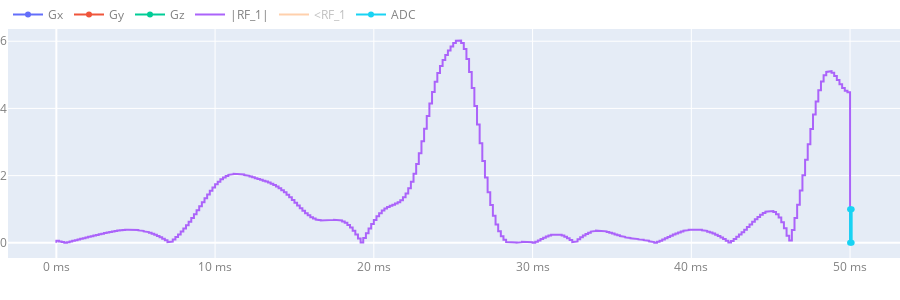

Notebook cell for this chart:
### Code cell
# plot
p1 = plot_seq(seq; slider = false, height = 300, max_rf_samples=Inf)

### Figure 1 — Plotly figure (JSON) as saved in the notebook; plotly's stock layout.template omitted (floating-point values rounded to 4 significant figures; data arrays with more than 128 entries replaced by an {"elided": "..."} marker saying what was removed)
{"data": [{"hovertemplate": "(%{x:.4f} ms, %{y:.2f} mT/m)", "name": "Gx", "type": "scatter", "x": [0, 0, 0, 0, 0, 0, 0, 0, 0, 0, 50, 50, 50, 50, 50], "y": [null, null, null, null, null, null, null, null, null, null, null, null, null, null, null]}, {"hovertemplate": "(%{x:.4f} ms, %{y:.2f} mT/m)", "name": "Gy", "type": "scatter", "x": [0, 0, 0, 0, 0, 0, 0, 0, 0, 0, 50, 50, 50, 50, 50], "y": [null, null, null, null, null, null, null, null, null, null, null, null, null, null, null]}, {"hovertemplate": "(%{x:.4f} ms, %{y:.2f} mT/m)", "name": "Gz", "type": "scatter", "x": [0, 0, 0, 0, 0, 0, 0, 0, 0, 0, 50, 50, 50, 50, 50], "y": [null, null, null, null, null, null, null, null, null, null, null, null, null, null, null]}, {"hovertemplate": "(%{x:.4f} ms, %{y:.2f} μT)", "name": "|RF_1|", "type": "scatter", "x": {"elided": "613 float values"}, "y": {"elided": "613 float values"}}, {"hovertemplate": "(%{x:.4f} ms, ∠B1: %{y:.4f} rad)", "name": "<RF_1", "text": {"elided": "613 int values"}, "type": "scatter", "visible": "legendonly", "x": {"elided": "613 float values"}, "y": {"elided": "613 float values"}}, {"hovertemplate": "(%{x:.4f} ms, %{y:i})", "name": "ADC", "type": "scatter", "x": [0, 0, 0, 0, 0, 0, 0, 0, 0, 0, 50, 50, 50, 50.1, 50.1], "y": [null, null, null, null, null, null, null, null, null, null, null, 0, 1, 1, 0]}], "layout": {"font": {"color": "gray"}, "height": 300, "hovermode": "closest", "legend": {"orientation": "h", "x": 0, "xanchor": "left", "y": 1, "yanchor": "bottom"}, "margin": {"b": 0, "l": 0, "r": 0, "t": 0}, "modebar": {"activecolor": "rgb(229,236,246)", "bgcolor": "rgba(0,0,0,0)", "color": "gray", "orientation": "h", "x": 0, "xanchor": "right", "y": 1, "yanchor": "bottom"}, "paper_bgcolor": "rgba(0,0,0,0)", "plot_bgcolor": "rgb(229,236,246)", "shapes": [], "xaxis": {"gridcolor": "white", "range": [], "rangeselector": {"buttons": [{"count": 1, "label": "1m", "step": 10, "stepmode": "backward"}, {"step": "all"}]}, "rangeslider": {"visible": false}, "ticksuffix": " ms", "title": {"text": ""}, "zerolinecolor": "white"}, "yaxis": {"fixedrange": false, "gridcolor": "white", "zerolinecolor": "white"}}}
